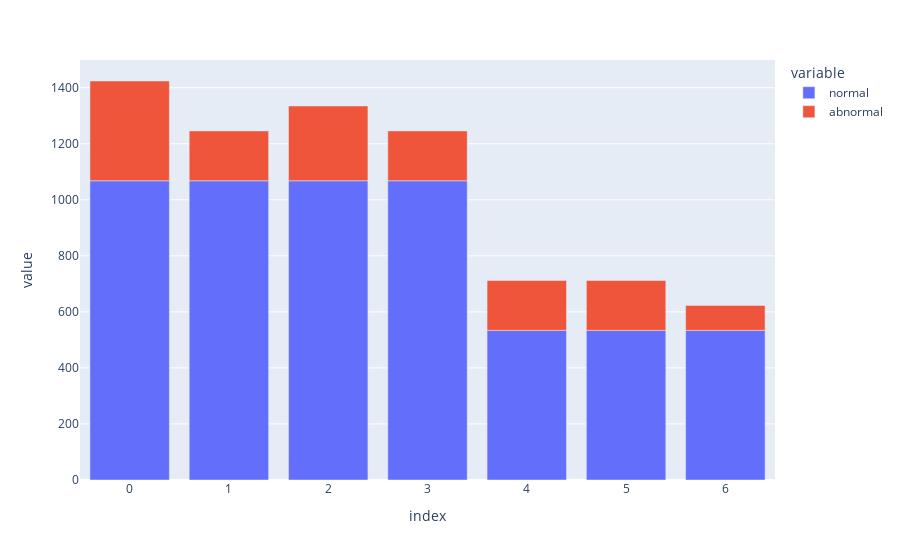

Write notebook code for a chart like this one.
### Code cell
fig_4 = px.bar(slide_rail_df)
fig_4.show()

### Figure 1 — Plotly figure (JSON) as saved in the notebook; plotly's stock layout.template omitted (floating-point values rounded to 4 significant figures)
{"data": [{"alignmentgroup": "True", "hovertemplate": "variable=normal<br>index=%{x}<br>value=%{y}<extra></extra>", "legendgroup": "normal", "marker": {"color": "#636efa", "pattern": {"shape": ""}}, "name": "normal", "offsetgroup": "normal", "orientation": "v", "showlegend": true, "textposition": "auto", "type": "bar", "x": [0, 1, 2, 3, 4, 5, 6], "xaxis": "x", "y": [1068, 1068, 1068, 1068, 534, 534, 534], "yaxis": "y"}, {"alignmentgroup": "True", "hovertemplate": "variable=abnormal<br>index=%{x}<br>value=%{y}<extra></extra>", "legendgroup": "abnormal", "marker": {"color": "#EF553B", "pattern": {"shape": ""}}, "name": "abnormal", "offsetgroup": "abnormal", "orientation": "v", "showlegend": true, "textposition": "auto", "type": "bar", "x": [0, 1, 2, 3, 4, 5, 6], "xaxis": "x", "y": [356, 178, 267, 178, 178, 178, 89], "yaxis": "y"}], "layout": {"barmode": "relative", "legend": {"title": {"text": "variable"}, "tracegroupgap": 0}, "margin": {"t": 60}, "xaxis": {"anchor": "y", "domain": [0, 1], "title": {"text": "index"}}, "yaxis": {"anchor": "x", "domain": [0, 1], "title": {"text": "value"}}}}
